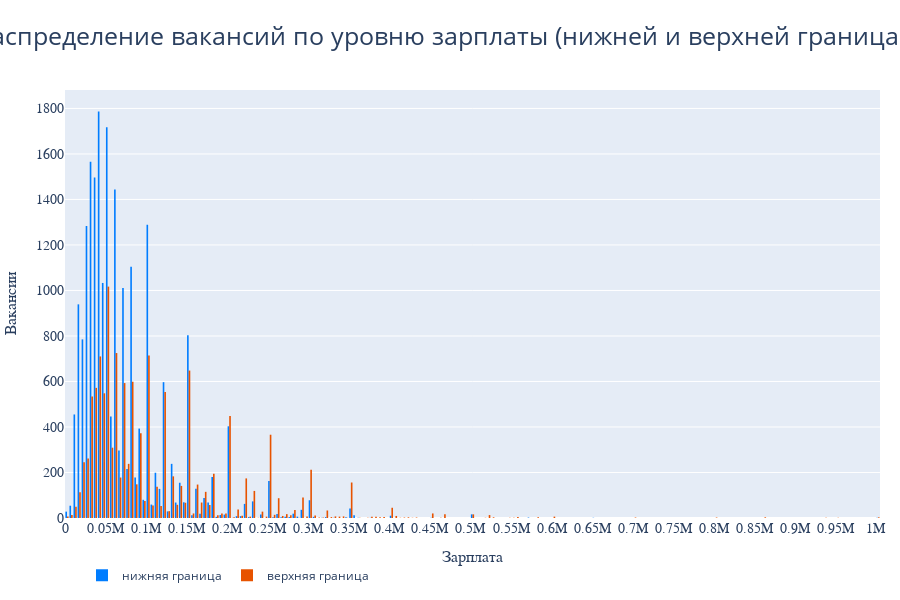

The code cell stored with this chart in its notebook:
### Markdown cell above
Для красоты сделаем визуализацию распределения вакансий по размеру зарплаты отдельно для нижнего и верхнего края ее же.

### Code cell
import plotly.graph_objs as go
from plotly.subplots import make_subplots


fig = go.Figure()

# две гистограммы для нажней границы и для верхней границы зарплаты, синенькая и красненькая, соответственно
fig.add_trace(go.Histogram(x=min_salary['salary_from'], name='нижняя граница', marker_color='#007dff', nbinsx=200))
fig.add_trace(go.Histogram(x=max_salary['salary_to'], name='верхняя граница', marker_color='#e75300', nbinsx=200))

# что показывать при наведении на графики
fig.update_traces(hoverinfo="all", hovertemplate="Зарплата: %{x}<br>Вакансии: %{y}")

# параметры с названием заголовка и отступы, плюс месторасположение легенды, ну и высота фигуры
fig.update_layout(margin=dict(l=20, r=20, t=90, b=10), 
                  title='Распределение вакансий по уровню зарплаты (нижней и верхней границам)', 
                  title_x = 0.5, title_font_size=25,
                  legend_orientation="h", legend=dict(x=.2, xanchor="center"),
                  height=600)

# параметры осей, названия, шрифты, размеры, то же для шкалы 
fig.update_xaxes(title_font=dict(size=16, family='Rockwell',), 
                 title_text='Зарплата',
                 tickfont=dict(family='Rockwell', size=14),
                 dtick=50000)
fig.update_yaxes(title_font=dict(size=16, family='Rockwell'), 
                 title_text='Вакансии',
                 tickfont=dict(family='Rockwell', size=14))

fig.show()

### Figure 1 — Plotly figure (JSON) as saved in the notebook; plotly's stock layout.template omitted (floating-point values rounded to 4 significant figures; data arrays with more than 128 entries replaced by an {"elided": "..."} marker saying what was removed)
{"data": [{"hoverinfo": "all", "hovertemplate": "Зарплата: %{x}<br>Вакансии: %{y}", "marker": {"color": "#007dff"}, "name": "нижняя граница", "nbinsx": 200, "type": "histogram", "x": {"elided": "21485 int values"}}, {"hoverinfo": "all", "hovertemplate": "Зарплата: %{x}<br>Вакансии: %{y}", "marker": {"color": "#e75300"}, "name": "верхняя граница", "nbinsx": 200, "type": "histogram", "x": {"elided": "12690 int values"}}], "layout": {"height": 600, "legend": {"orientation": "h", "x": 0.2, "xanchor": "center"}, "margin": {"b": 10, "l": 20, "r": 20, "t": 90}, "title": {"font": {"size": 25}, "text": "Распределение вакансий по уровню зарплаты (нижней и верхней границам)", "x": 0.5}, "xaxis": {"dtick": 50000, "tickfont": {"family": "Rockwell", "size": 14}, "title": {"font": {"family": "Rockwell", "size": 16}, "text": "Зарплата"}}, "yaxis": {"tickfont": {"family": "Rockwell", "size": 14}, "title": {"font": {"family": "Rockwell", "size": 16}, "text": "Вакансии"}}}}
